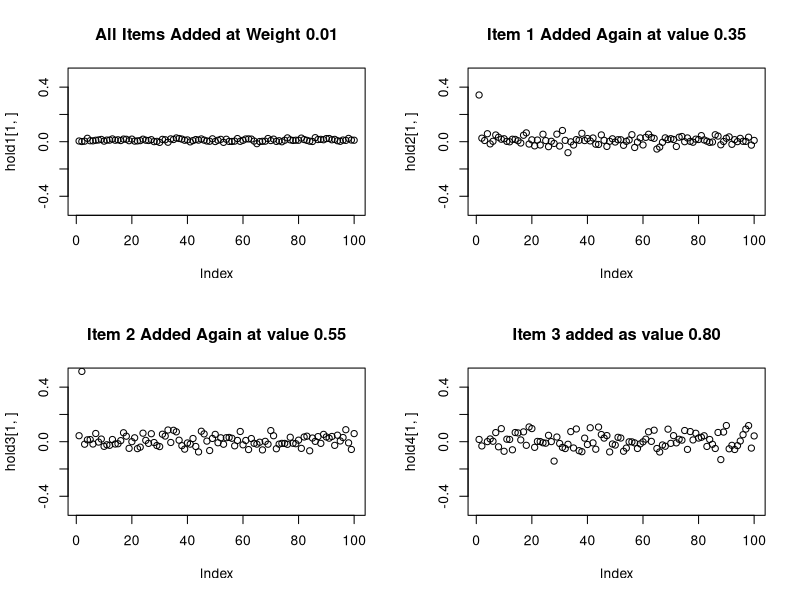
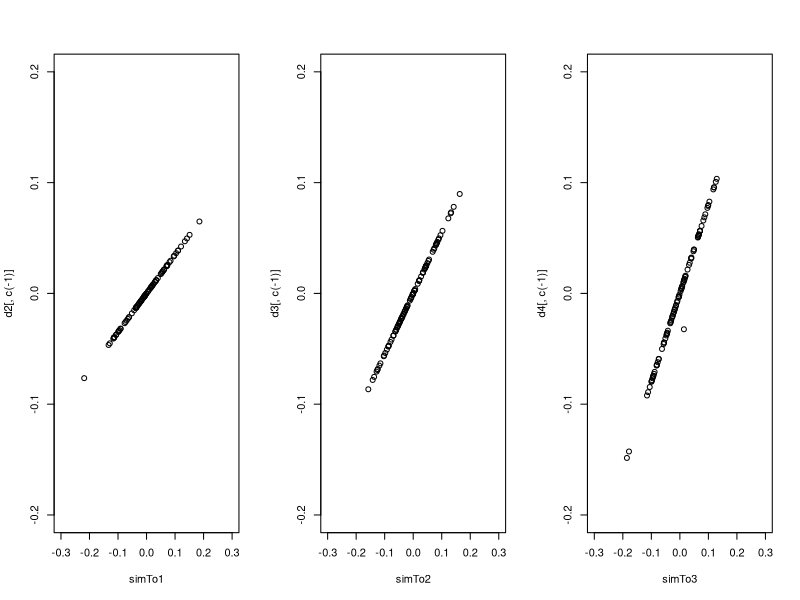
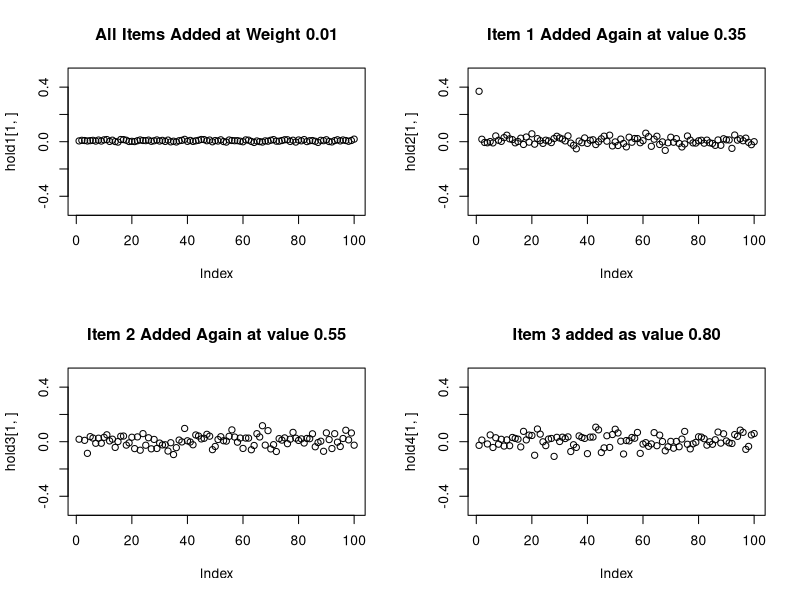
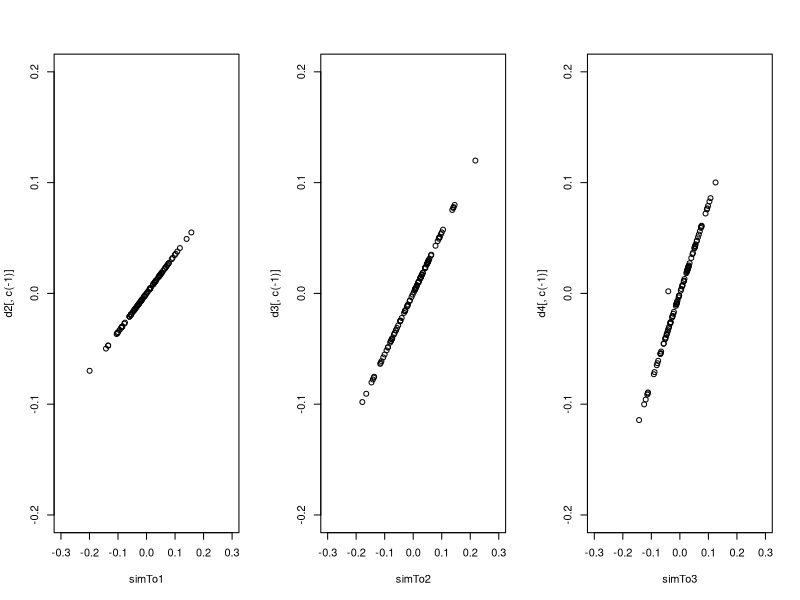
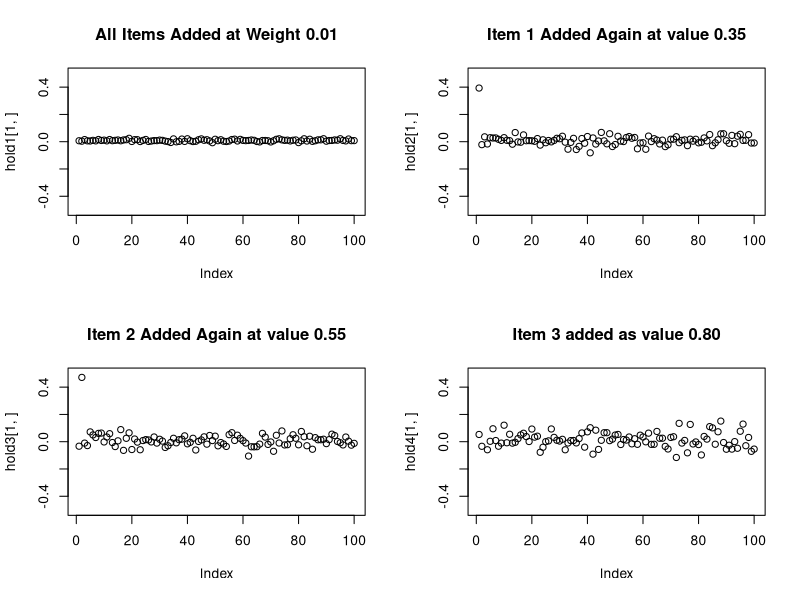
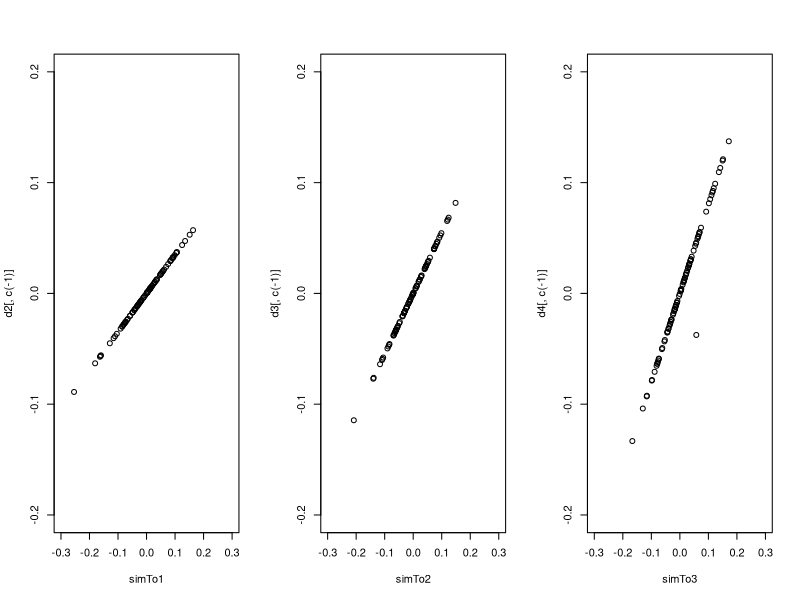
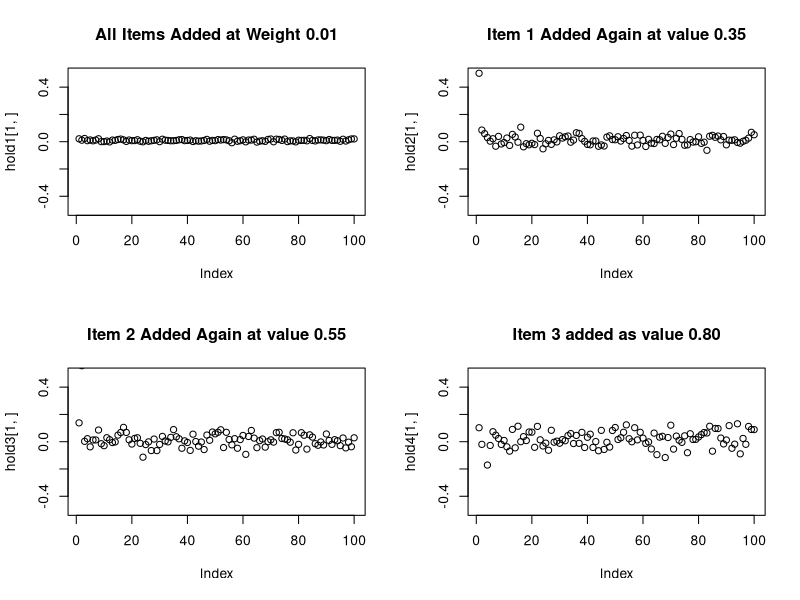
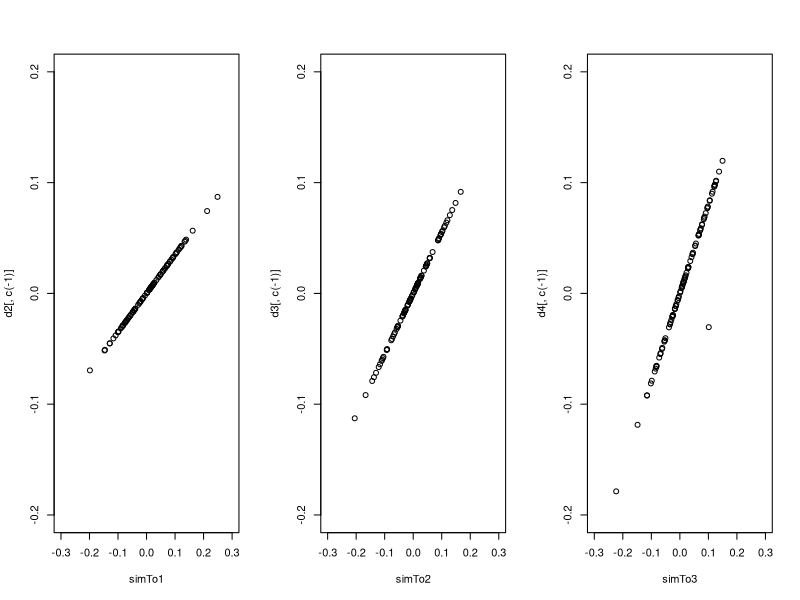

R code for these plots, in order:
#set.seed(1)

start<-Sys.time()
num<-100

save<-c(0,0,0)

for(i in 1:num){
words<-matrix(data = rnorm(n = 200*100,
                           mean = 0,
                           sd = sqrt(1/200)),
                           #sd = 1/((2048)^(1/2))), # all equivelent to 8 decimals
                           #sd = (1/2048)^(1/2)),
                           #sd = sqrt(1/2048)),
              nrow = 100,
              ncol = 200)


i_memory<-colSums(words*0.01) # create memory with all words summed in memory and weighted

par(mfrow = c(2,2))


memory<-i_memory
hold1<-memory%*%t(words)
plot(hold1[1,], ylim = c(-.5,.5),main = "All Items Added at Weight 0.01")



memory<-i_memory+words[1,]*.35
hold2<-memory%*%t(words)
plot(hold2[1,], ylim = c(-.5,.5),main = "Item 1 Added Again at value 0.35")
d2<-hold2-hold1


memory<-i_memory+words[2,]*.55
hold3<-memory%*%t(words)
plot(hold3[1,], ylim = c(-.5,.5),main = "Item 2 Added Again at value 0.55")
d3<-hold3-hold1


memory<-i_memory+words[3,]*.8
hold4<-memory%*%t(words)
plot(hold4[1,], ylim = c(-.5,.5),main = "Item 3 added as value 0.80")
d4<-hold4-hold1


par(mfrow = c(1,3))
simTo1<-words[1,]%*%t(words[c(-1),])
simTo2<-words[2,]%*%t(words[c(-2),])
simTo3<-words[3,]%*%t(words[c(-3),])

plot(x=simTo1,y = d2[,c(-1)], ylim = c(-.2,.2),xlim = c(-.3,.3))
save[1]<-save[1]+lm(d2[,c(-1)]~simTo1[1,])$coefficients[2]
plot(x=simTo2,y = d3[,c(-1)], ylim = c(-.2,.2),xlim = c(-.3,.3))
save[2]<-save[2]+lm(d3[,c(-1)]~simTo2[1,])$coefficients[2]
plot(x=simTo3,y = d4[,c(-1)], ylim = c(-.2,.2),xlim = c(-.3,.3))
save[3]<-save[3]+lm(d4[,c(-1)]~simTo3[1,])$coefficients[2]
}

save/num

Sys.time()-start